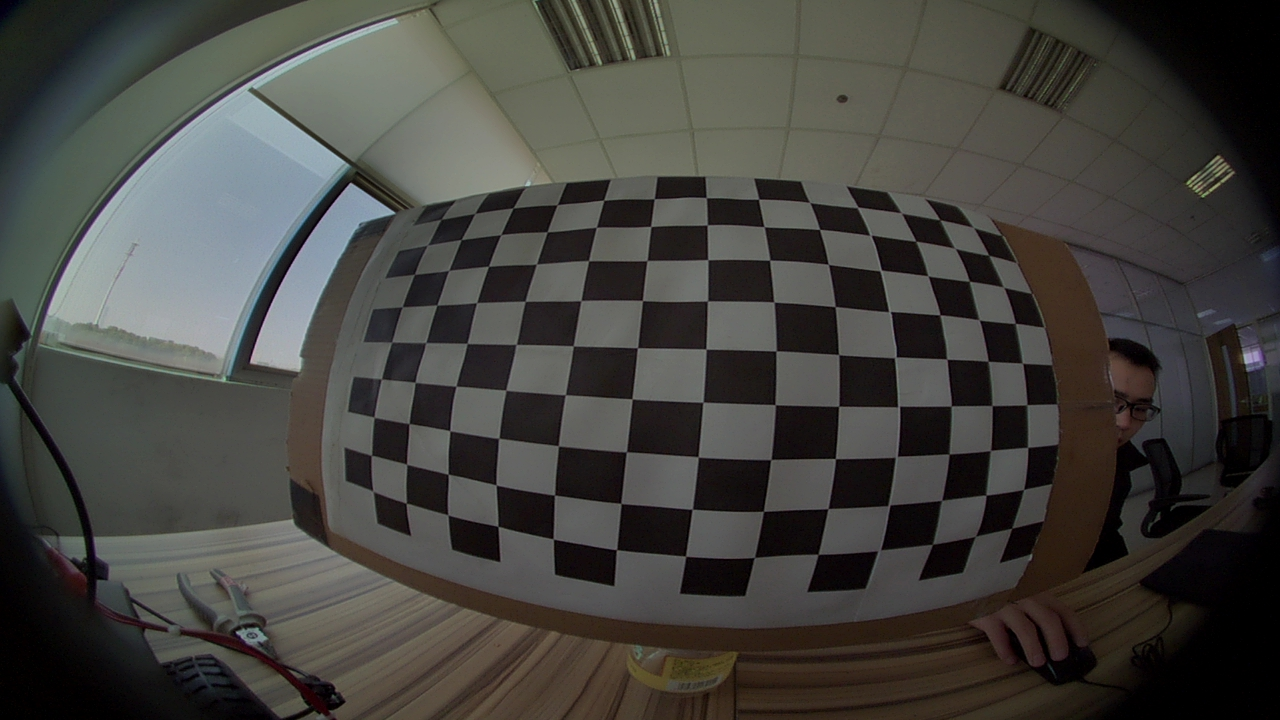
//> input picture 6.cali/2/5.鸟瞰/img1.jpg, 1280 x 720 px
$ ./main   (built with g++ and OpenCV 4)
//> lines starting //> are read from the running program, lines starting //| are printed output that depends on the picture
#include<opencv2/opencv.hpp>
#include<iostream>

using namespace std;
using namespace cv;
int main()
{

	int b = 0, g = 0, r = 255;


	cv::Mat image = cv::imread("img1.jpg");
//> image is the input picture: 720 rows x 1280 cols, CV_8UC3; mean B, G, R 63.3, 67.4, 68.3


	cv::resize(image, image, cv::Size(1280, 720));//640,480

	int h = image.size[0];
//> h = 720
	int w = image.size[1];
//> w = 1280

	//cv::namedWindow("window1");
	//cv::imshow("window1", image);
	//cv::waitKey(0);

	cv::Point2f src[] = { cv::Point2f(0, 0), cv::Point2f(w - 1, 0), cv::Point2f(w - 1, h - 1),cv::Point2f(0,h-1) };
	//cv::Point2f dst[] = { cv::Point2f(0.25*w, 0), cv::Point2f(0.75*(w-1), 0), cv::Point2f(w - 1, h - 1), cv::Point2f(0, h - 1) };

	//cv::Point2f dst[] = { cv::Point2f(0.25, 0), cv::Point2f(w-1, 0), cv::Point2f(w - 300, h - 300), cv::Point2f(w-(w - 300), h - 300) };

	cv::Point2f dst[] = { cv::Point2f(0.25, 0), cv::Point2f(w-1, 0), cv::Point2f(w/3*2, h/3), cv::Point2f(w/3, h/3) };

	cv::Mat warp_mat = cv::getPerspectiveTransform(src, dst);


	cv::Mat resultimage;
	cv::warpPerspective(image, resultimage, warp_mat, cv::Size(w,h), cv::INTER_LINEAR, cv::BORDER_CONSTANT, cv::Scalar());
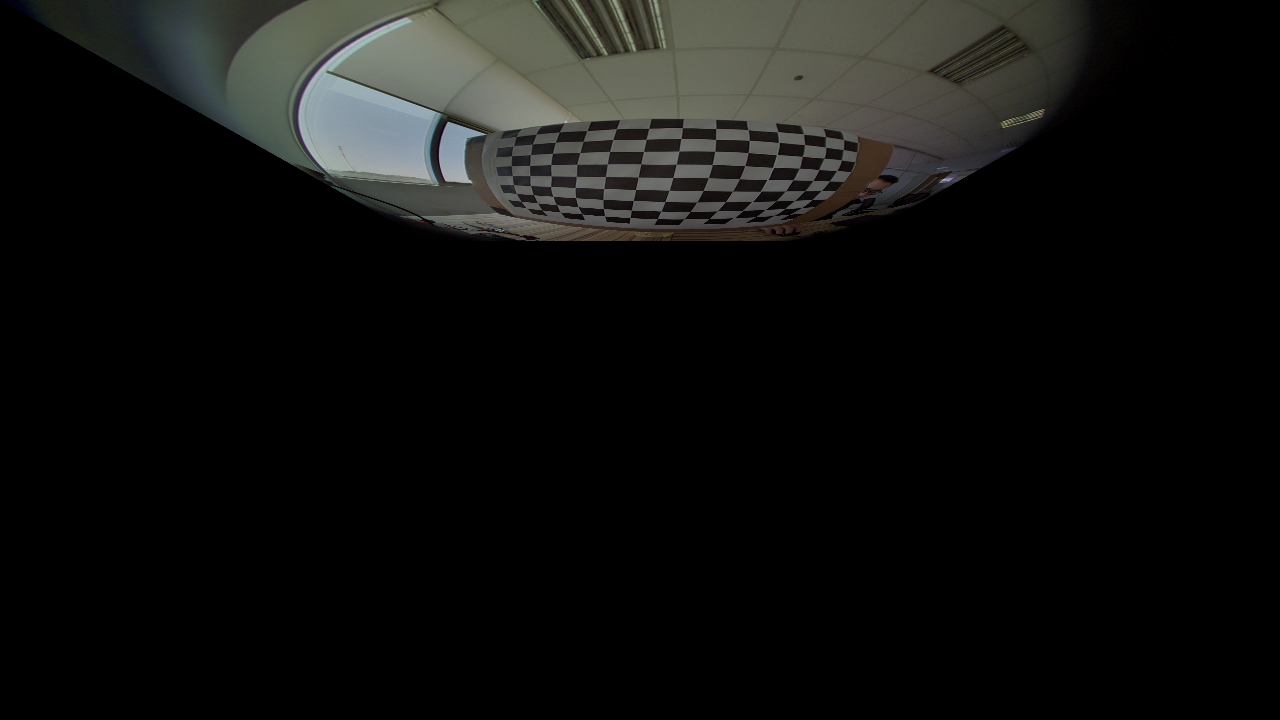
//> resultimage: 720 rows x 1280 cols, CV_8UC3; mean B, G, R 15.8, 17.2, 16.8

	// 透视变换
    //cv::warpPerspective(image,resultimage,warp_mat,cv::Size(w,h),cv::INTER_LINEAR | cv::WARP_INVERSE_MAP);

	 resize(resultimage, resultimage, Size(resultimage.rows, resultimage.rows ));
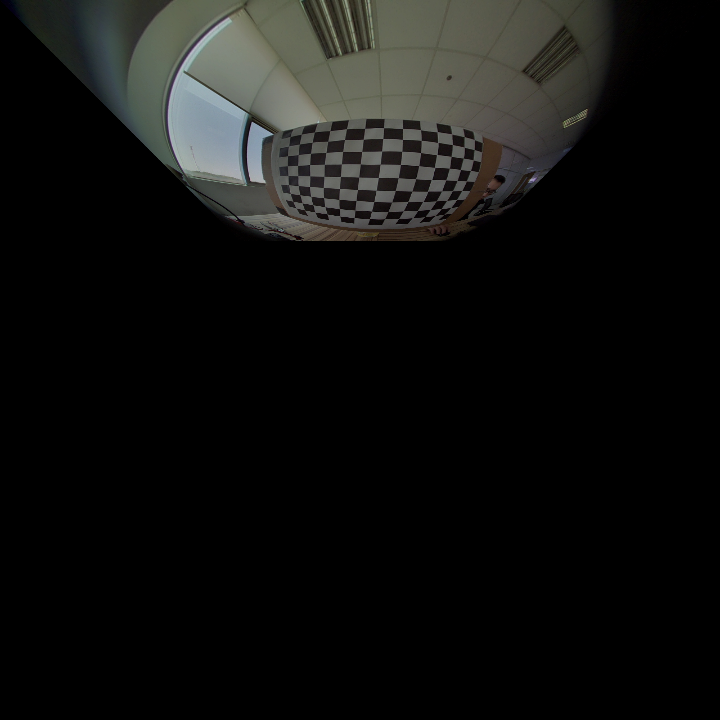
//> resultimage: 720 rows x 720 cols, CV_8UC3; mean B, G, R 15.8, 17.2, 16.8
	cv::namedWindow("window2");
	cv::imshow("window2", resultimage);

	imwrite("resultimage.jpg",resultimage);

	//cv::destroyWindow("window1");
	//cv::destroyWindow("window2");

	cv::waitKey(0);
	return 0;
}

$ run again, with 6.cali/2/5.鸟瞰/left.jpg copied over 6.cali/2/5.鸟瞰/img1.jpg
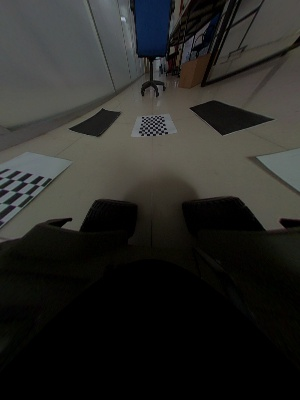
//> input picture 6.cali/2/5.鸟瞰/left.jpg, 300 x 400 px
//> image is the input picture: 400 rows x 300 cols, CV_8UC3; mean B, G, R 37.8, 40.9, 41
//> `cv::resize(image, image, cv::Size(1280, 720));`:
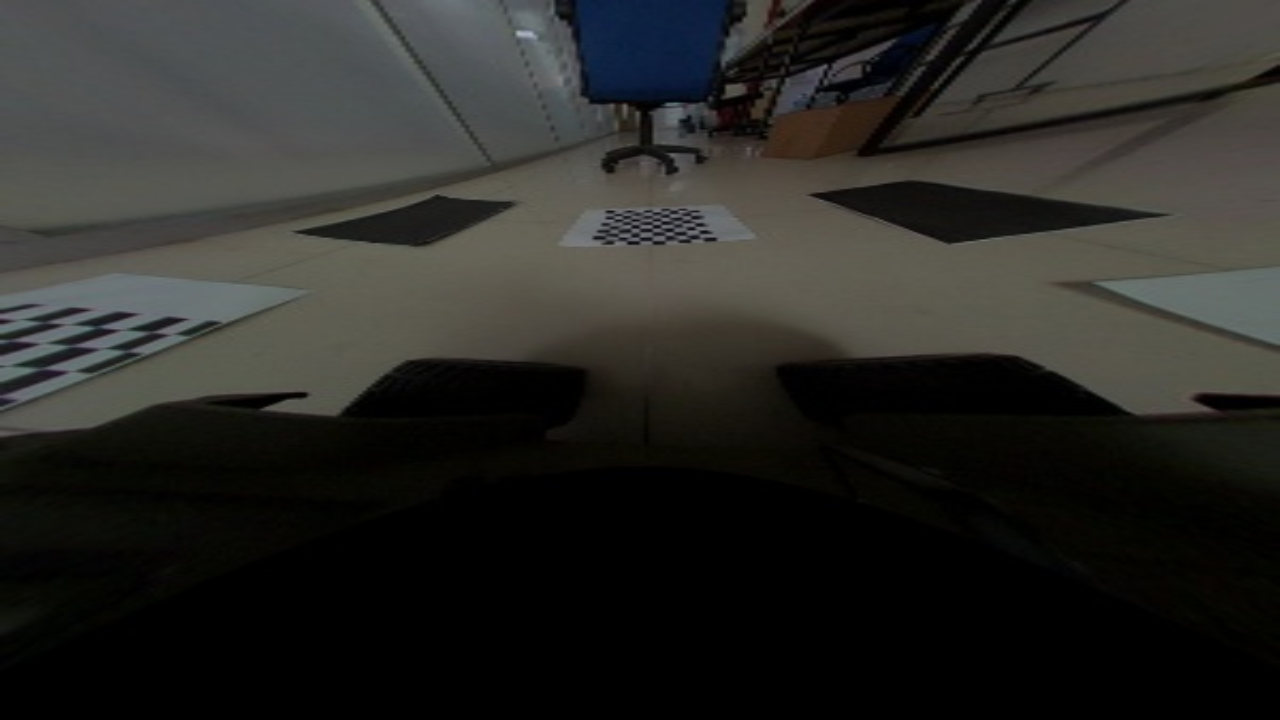
//> image: 720 rows x 1280 cols, CV_8UC3; mean B, G, R 37.8, 40.8, 40.9
//> `resize(resultimage, resultimage, Size(resultimage.rows, resultimage.ro..`:
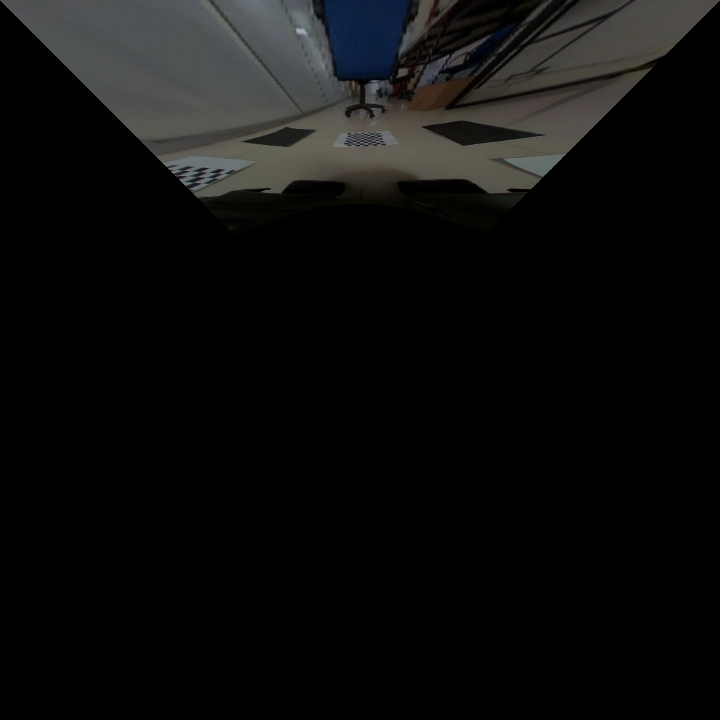
//> resultimage: 720 rows x 720 cols, CV_8UC3; mean B, G, R 12.8, 13.1, 13

$ run again, with 6.cali/2/5.鸟瞰/right.jpg copied over 6.cali/2/5.鸟瞰/img1.jpg
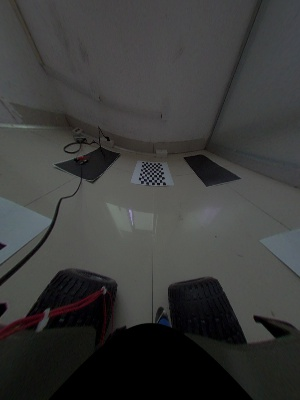
//> input picture 6.cali/2/5.鸟瞰/right.jpg, 300 x 400 px
//> image is the input picture: 400 rows x 300 cols, CV_8UC3; mean B, G, R 58.5, 59.5, 59
//> `cv::resize(image, image, cv::Size(1280, 720));`:
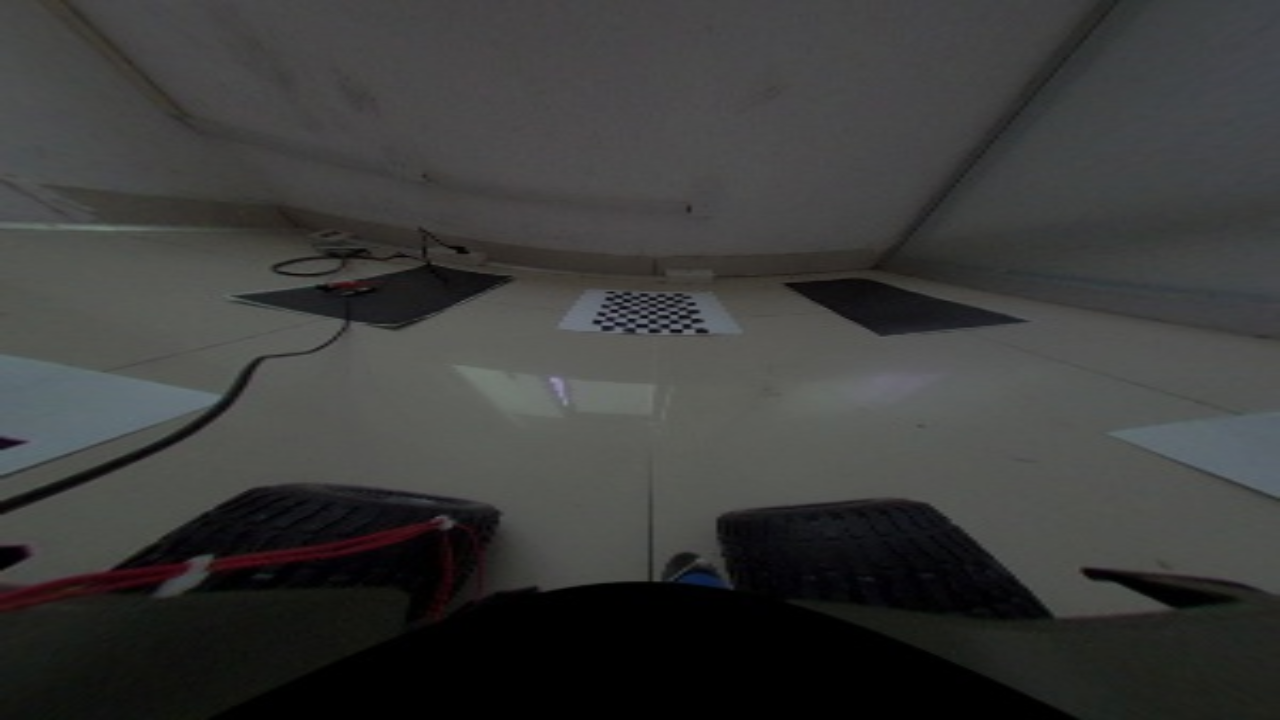
//> image: 720 rows x 1280 cols, CV_8UC3; mean B, G, R 58.4, 59.4, 59
//> `resize(resultimage, resultimage, Size(resultimage.rows, resultimage.ro..`:
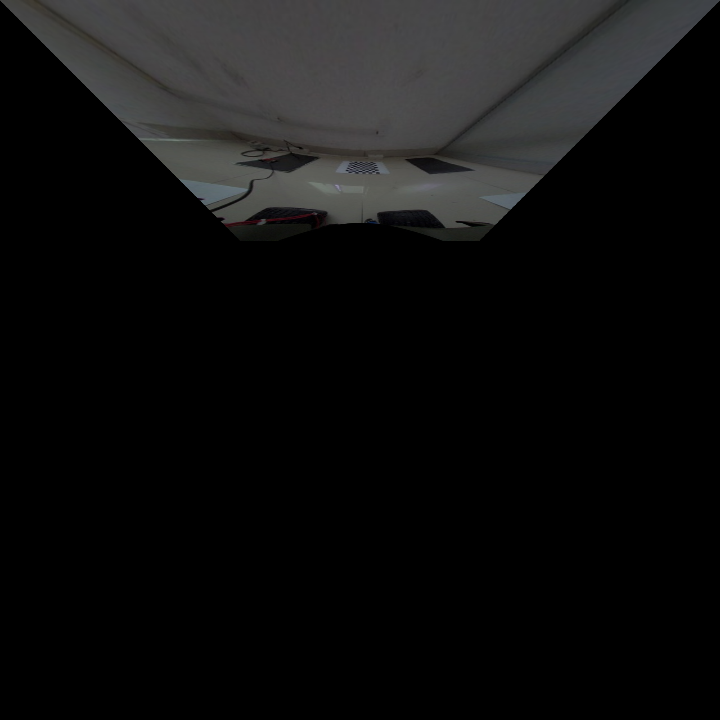
//> resultimage: 720 rows x 720 cols, CV_8UC3; mean B, G, R 14.8, 14.9, 14.8

$ run again, with 6.cali/2/5.鸟瞰/top.jpg copied over 6.cali/2/5.鸟瞰/img1.jpg
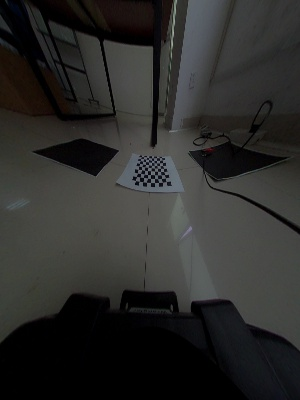
//> input picture 6.cali/2/5.鸟瞰/top.jpg, 300 x 400 px
//> image is the input picture: 400 rows x 300 cols, CV_8UC3; mean B, G, R 42.7, 44.4, 44.5
//> `cv::resize(image, image, cv::Size(1280, 720));`:
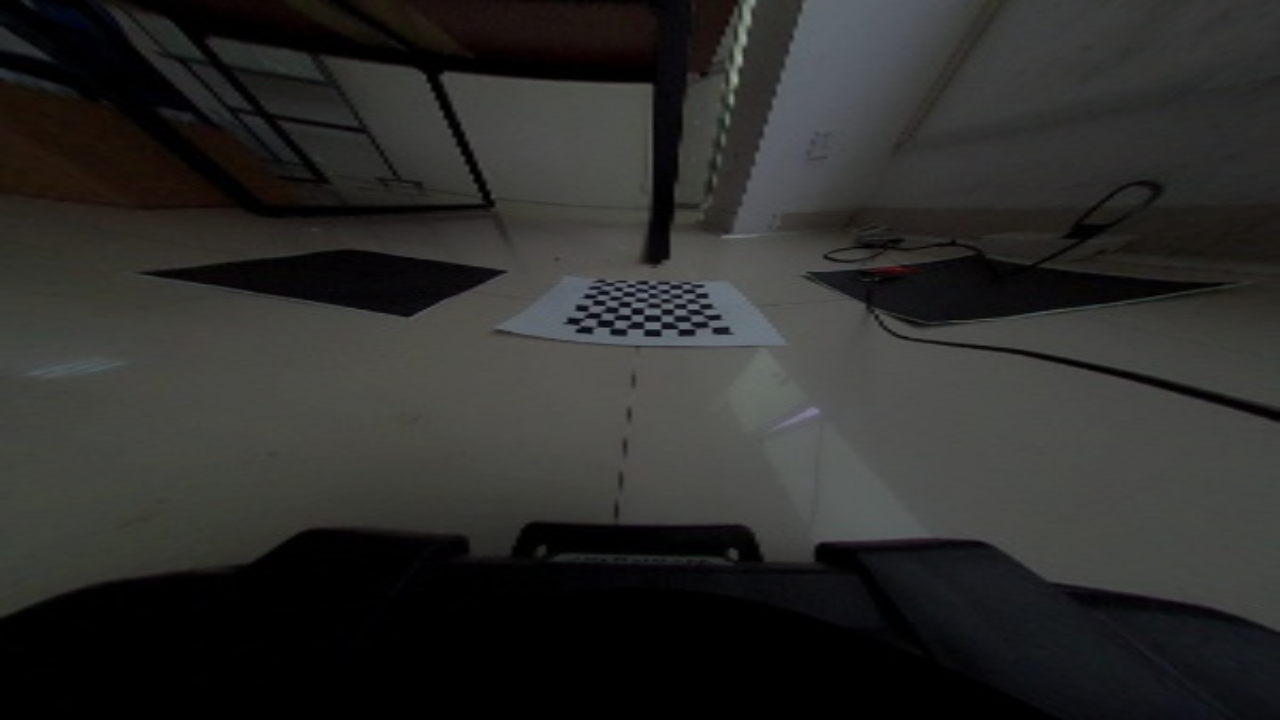
//> image: 720 rows x 1280 cols, CV_8UC3; mean B, G, R 42.6, 44.3, 44.4
//> `resize(resultimage, resultimage, Size(resultimage.rows, resultimage.ro..`:
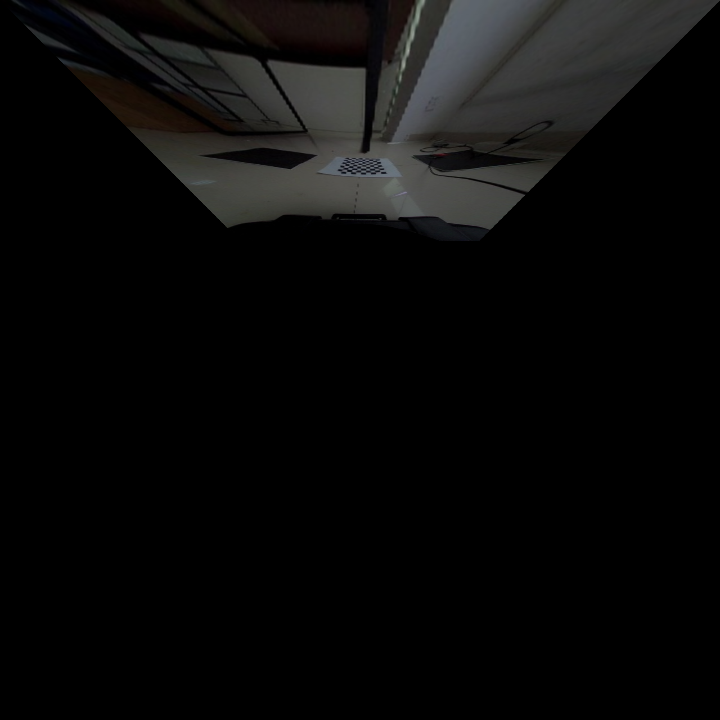
//> resultimage: 720 rows x 720 cols, CV_8UC3; mean B, G, R 9.5, 9.8, 10
